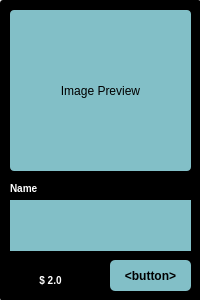
<?xml version="1.0" encoding="UTF-8"?>
<ui version="4.0">
 <class>ProductCard</class>
 <widget class="QWidget" name="ProductCard">
  <property name="geometry">
   <rect>
    <x>0</x>
    <y>0</y>
    <width>200</width>
    <height>300</height>
   </rect>
  </property>
  <property name="windowTitle">
   <string>Form</string>
  </property>
  <property name="styleSheet">
   <string notr="true"/>
  </property>
  <widget class="QLabel" name="productImageLabel">
   <property name="geometry">
    <rect>
     <x>10</x>
     <y>10</y>
     <width>181</width>
     <height>161</height>
    </rect>
   </property>
   <property name="styleSheet">
    <string notr="true">QLabel {
	background-color: #82bfc7;
	color: black;
	border-radius: 4px;
	border:0px;
}</string>
   </property>
   <property name="text">
    <string>Image Preview</string>
   </property>
   <property name="scaledContents">
    <bool>true</bool>
   </property>
   <property name="alignment">
    <set>Qt::AlignmentFlag::AlignCenter</set>
   </property>
  </widget>
  <widget class="QLabel" name="productNameLabel">
   <property name="geometry">
    <rect>
     <x>10</x>
     <y>180</y>
     <width>131</width>
     <height>16</height>
    </rect>
   </property>
   <property name="styleSheet">
    <string notr="true">QLabel {
	background-color:black;
	color: white;
	font-size: 10px;
	font-weight: bold;
	border: 0px;
	border-radius: 0px;
}</string>
   </property>
   <property name="text">
    <string>Name</string>
   </property>
  </widget>
  <widget class="QLabel" name="productPriceLabel">
   <property name="geometry">
    <rect>
     <x>10</x>
     <y>270</y>
     <width>81</width>
     <height>21</height>
    </rect>
   </property>
   <property name="styleSheet">
    <string notr="true">QLabel {
	background-color:black;
	color: white;
	font-size: 10px;
	font-weight: bold;
	border: 0px;
	border-radius: 0px;
}</string>
   </property>
   <property name="text">
    <string>$ 2.0</string>
   </property>
   <property name="alignment">
    <set>Qt::AlignmentFlag::AlignCenter</set>
   </property>
  </widget>
  <widget class="QTextEdit" name="productDescriptionLabel">
   <property name="geometry">
    <rect>
     <x>10</x>
     <y>200</y>
     <width>181</width>
     <height>51</height>
    </rect>
   </property>
   <property name="styleSheet">
    <string notr="true">QTextEdit {
	background-color: #82bfc7;
	color: #0b5572;
	font-size: 10px;
	font-weight: bold;
	border: 0px;
	border-radius: 0px;
}</string>
   </property>
   <property name="readOnly">
    <bool>true</bool>
   </property>
  </widget>
  <widget class="QPushButton" name="pushButton">
   <property name="geometry">
    <rect>
     <x>110</x>
     <y>260</y>
     <width>81</width>
     <height>31</height>
    </rect>
   </property>
   <property name="styleSheet">
    <string notr="true">QPushButton {
	background-color: #82bfc7;
	font-weight: bold;
	border-radius: 5px;
	border: 0px;
}
QPushButton:hover {
	background-color: #0b5572;
	color: white;
}</string>
   </property>
   <property name="text">
    <string>&lt;button&gt;</string>
   </property>
  </widget>
  <widget class="QWidget" name="widget" native="true">
   <property name="geometry">
    <rect>
     <x>0</x>
     <y>0</y>
     <width>201</width>
     <height>301</height>
    </rect>
   </property>
   <property name="styleSheet">
    <string notr="true">QWidget {
	background-color: black;
	border-radius: 3px;
}</string>
   </property>
  </widget>
  <zorder>widget</zorder>
  <zorder>productImageLabel</zorder>
  <zorder>productNameLabel</zorder>
  <zorder>productDescriptionLabel</zorder>
  <zorder>pushButton</zorder>
  <zorder>productPriceLabel</zorder>
 </widget>
 <resources/>
 <connections/>
</ui>
